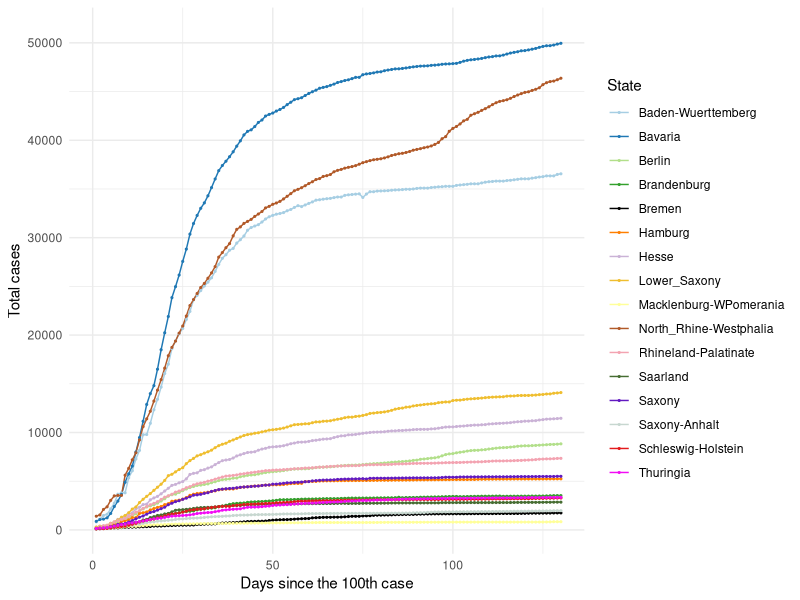
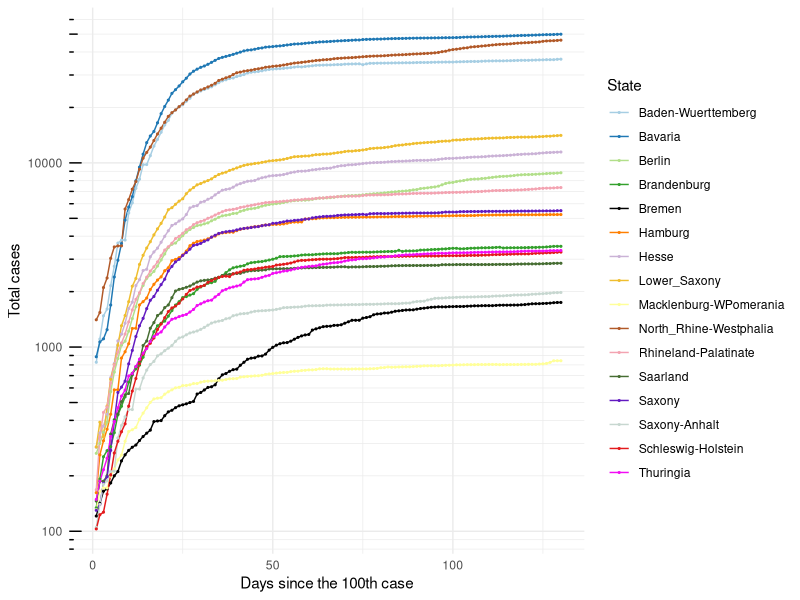
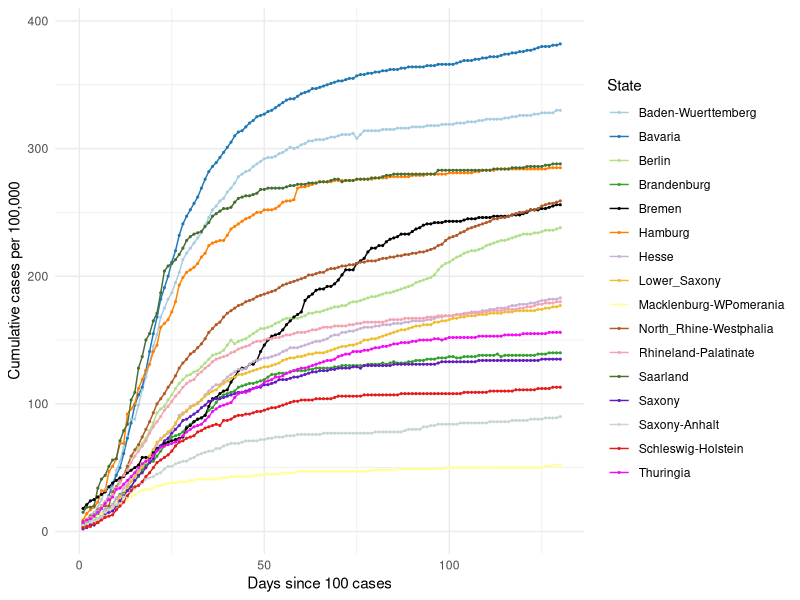
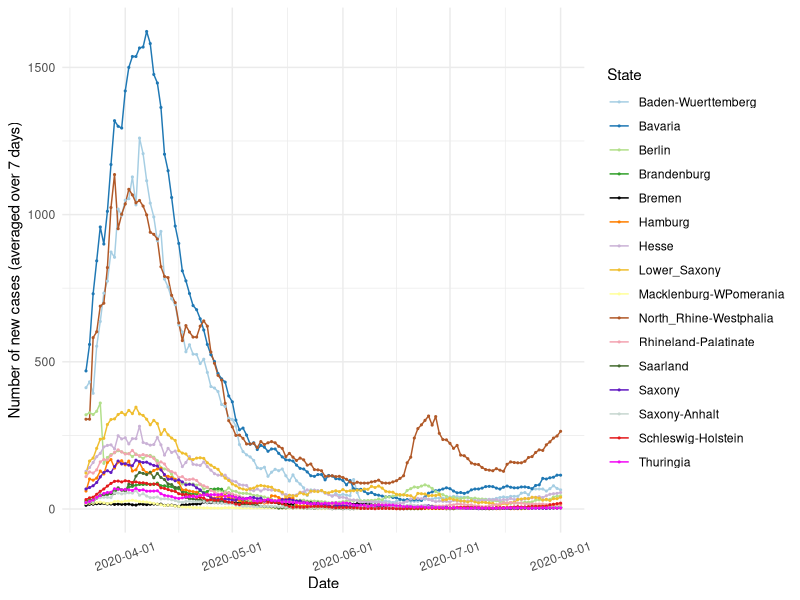
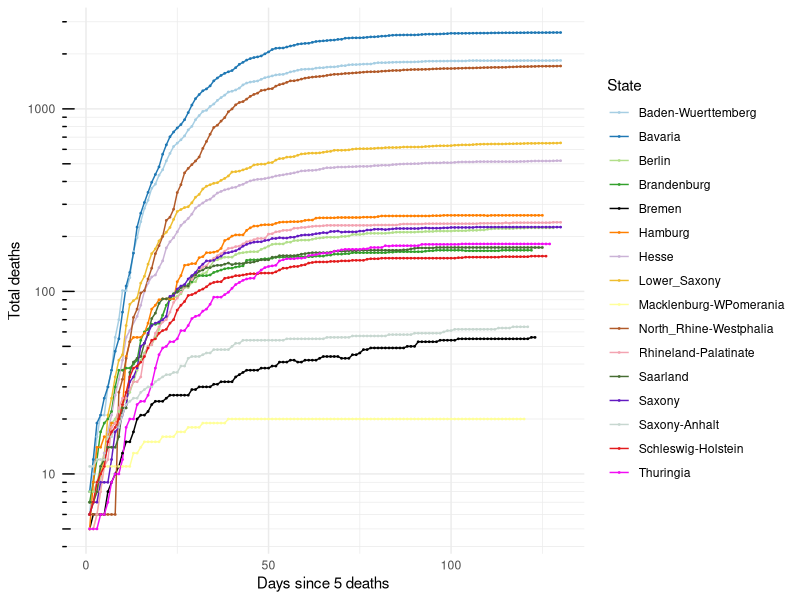
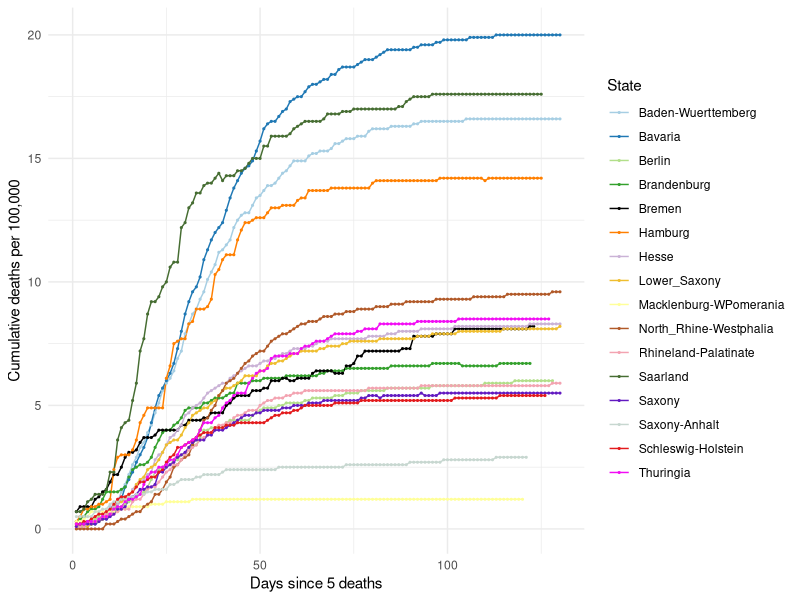
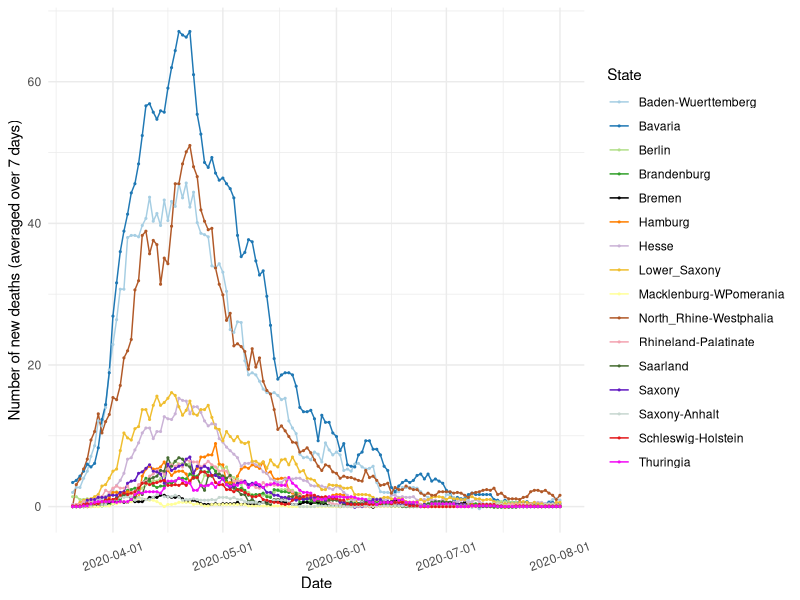

Recreate these plots in R, in order.
## ---- chunk 1

knitr::opts_chunk$set(echo=TRUE, collapse = TRUE)

libload<-function(...) {
    libs<-unlist(list(...))
    req<-unlist(lapply(libs,require,character.only=TRUE))
    need<-libs[req==FALSE]
    if(length(need)>0){ 
        install.packages(need, repos = "https://ftp.fau.de/cran/")
        lapply(need, require, character.only=TRUE)
    }
}
packages <- c("data.table", "ggplot2", "dplyr", "stats", "RColorBrewer", "readr", "here", "scales")
libload(packages)


`%notin%` <- function(x,y) !(x %in% y) 
cumulative.cases <- read_csv(here("static", "data", "Germany10States.csv"))
germany.16states <- read_csv(here("static", "data", "Germany16States.csv"))

colors16 <- c('#A6CEE3', '#1F78B4', '#B2DF8A', '#33A02C',
              '#000000', '#FF7F00', '#CAB2D6', 
              '#EFBE2F', '#FFFF99', '#B15928', '#F3A3B1', '#466D32',
              '#621AC1', '#C7D7D0', '#E31A1C','#F20CF4', '#123456')

## ---- chunk 2

## 10 States with the highest cumulative cases ##
#################################################

#states.filter <- cumulative.cases[cumulative.cases$Days_100 > 0,]
#states.sel <- unique(states.filter$State)

# Choose all the data points for the selected countries starting from Days_100 > 0
#states.final <- cumulative.cases[cumulative.cases$Days_100 > 0,]
states.final <- germany.16states[germany.16states$Days_100 > 0,]

# Plot 1 == Linear scale for total number of cases
cum.plot <- ggplot(data=states.final, aes(x=Days_100, y=Total_Cases, group=State, color=State)) +
            geom_line() + geom_point(size = 0.4) +     
          #  scale_color_brewer(palette = 'Paired') + 
            scale_colour_manual(name= "State", values= colors16) +
            scale_x_continuous('Days since the 100th case', limits=c(0,130)) + 
            scale_y_continuous("Total cases") + 
            #ggtitle('Linear scale') +
            theme_minimal()

print(cum.plot) 

## ---- chunk 3

## Logarithmic scale ##
#######################

base_breaks <- function(n = 10){
  function(x) {
    axisTicks(log10(range(x, na.rm = TRUE)), log = TRUE, n = n)
  }
}

logbreaks <- 10^(-10:10)
logminor_breaks <- rep(1:9, 21)*(10^rep(-10:10, each=9))

cum.plot2 <- ggplot(data=states.final, aes(x=Days_100, y=Total_Cases, group=State, color=State)) +
             geom_line() + geom_point(size=0.4) + 
          #   scale_color_brewer(palette = 'Paired') +
             scale_colour_manual(name= "State", values= colors16) +
             scale_x_continuous(name='Days since the 100th case', limits=c(0,130)) + 
             scale_y_continuous(name="Total cases", trans = 'log10', breaks = logbreaks, minor_breaks = logminor_breaks) +
             annotation_logticks(sides="l") + 
             #ggtitle('Logarithmic scale') +
             theme_minimal()

print(cum.plot2)

## ---- chunk 4

#states16.filter <- germany.16states[germany.16states$Days_100 > 0,]
#states16.sel <- unique(states16.filter$State)

# Choose all the data points for the selected countries starting from Days_100 > 0 
#states16.final <- states16.filter[states16.filter$State %in% states16.sel & states16.filter$Days_100 > 0,]

states16.final <- germany.16states[germany.16states$Days_100 > 0,]

# Plot 1 == Linear scale for total number of cases
per100.plot <- ggplot(data=states16.final, aes(x=Days_100, y=Per100, group=State, color=State)) +
            geom_line() + geom_point(size = 0.4) + 
            # scale_color_brewer(palette = 'Paired') +
            scale_colour_manual(name= "State", values= colors16) +
            scale_x_continuous('Days since 100 cases', limits=c(0,130)) + 
            scale_y_continuous("Cumulative cases per 100,000") + 
            #ggtitle('Linear scale') +
            theme_minimal()

print(per100.plot)

## ---- chunk 5
#new.cases <- read_csv(here("static", "data", "GermanyNewCases10States.csv"))

new7days <- states.final[states.final$Avg_7days > 0,]
new7days$Dates <- as.Date(new7days$Dates)

newcase7.plot <- ggplot(data=new7days, aes(x=Dates, y=Avg_7days, group=State, color=State)) +
            geom_line() + geom_point(size = 0.4) + 
       #     scale_color_brewer(palette = 'Paired') +
            scale_colour_manual(name= "State", values= colors16) +
            scale_x_date(name='Date', labels=date_format('%Y-%m-%d')) + 
            scale_y_continuous(name="Number of new cases (averaged over 7 days)") + 
            #ggtitle('Linear scale') +
            theme_minimal() + theme(axis.text.x = element_text(angle=20, hjust=0.5, vjust=0.5))

print(newcase7.plot)
 
## ---- chunk 6
#num.deaths <- read_csv(here("static", "data", "GermanyTotalDeaths10States.csv"))

# Choose all the data points for the selected countries starting from Days_5 > 0
deaths.final <- states.final[states.final$DeathsDays_5 > 0,]

# Plot 1 == Linear scale for total number of cases
deaths.plot <- ggplot(data=deaths.final, aes(x=DeathsDays_5, y=Deaths, group=State, color=State)) +
   geom_line() + geom_point(size = 0.3) + 
  # scale_color_brewer(palette = 'Paired') +
   scale_colour_manual(name= "State", values= colors16) +
   scale_x_continuous('Days since 5 deaths', limits=c(0,130)) + 
   scale_y_continuous("Total deaths", trans = 'log10', breaks = logbreaks, 
                      minor_breaks = logminor_breaks) +
   annotation_logticks(sides="l") + 
   #ggtitle('Linear scale') +
   theme_minimal()

print(deaths.plot)

## ---- chunk 7

states16.final <- germany.16states[germany.16states$DeathsDays_5 > 0,]

# Plot 1 == Linear scale for total number of cases
deathper100.plot <- ggplot(data=states16.final, aes(x=DeathsDays_5, y=DeathPer100, group=State, color=State)) +
            geom_line() + geom_point(size = 0.4) + 
            # scale_color_brewer(palette = 'Paired') +
            scale_colour_manual(name= "State", values= colors16) +
            scale_x_continuous('Days since 5 deaths', limits=c(0,130)) + 
            scale_y_continuous("Cumulative deaths per 100,000") + 
            #ggtitle('Linear scale') +
            theme_minimal()

print(deathper100.plot)

## ---- chunk 8
#new.cases <- read_csv(here("static", "data", "GermanyNewCases10States.csv"))

states.final$Dates <- as.Date(states.final$Dates)
death7days <- states.final
death7days <- death7days[death7days$Dates > as.Date('2020-03-20'),]

death7days.plot <- ggplot(data=death7days, aes(x=Dates, y=Death_7days, group=State, color=State)) +
            geom_line() + geom_point(size = 0.4) + 
       #     scale_color_brewer(palette = 'Paired') +
            scale_colour_manual(name= "State", values= colors16) +
            scale_x_date(name='Date', labels=date_format('%Y-%m-%d')) + 
            scale_y_continuous(name="Number of new deaths (averaged over 7 days)") + 
           
            #ggtitle('Linear scale') +
            theme_minimal() + theme(axis.text.x = element_text(angle=20, hjust=0.5, vjust=0.5))

print(death7days.plot)
 
